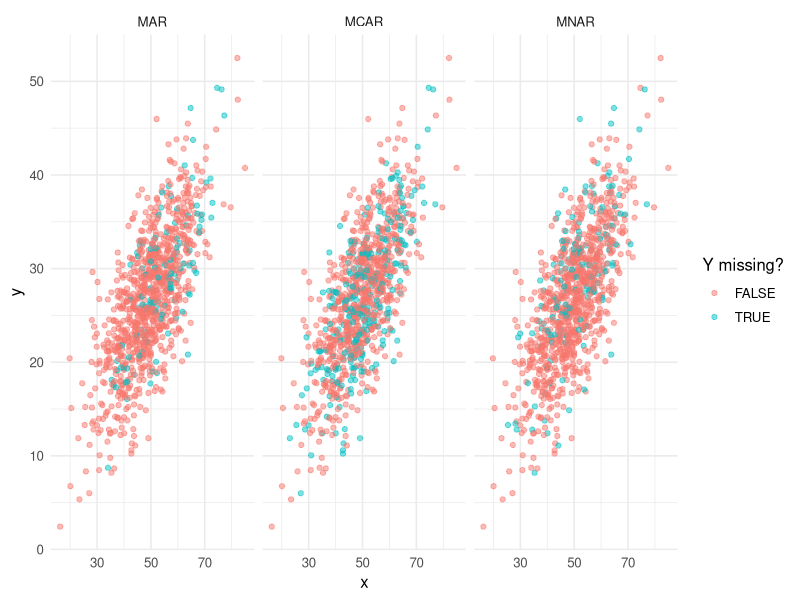

Write the R code that produced this figure.
# ============================================================
# Biostatistics Courses
# Course 3 — Week 2, Session 1: MCAR, MAR, MNAR
# ============================================================

# --- 0. Setup --------------------------------------------------
library(tidyverse)
set.seed(42)
theme_set(theme_minimal(base_size = 12))

# --- 1. Hypothesis / Goal --------------------------------------
# Show that complete-case analysis is unbiased under MCAR and biased
# under MAR and MNAR.

# --- 2. Data ---------------------------------------------------
n  <- 1000
df <- tibble(
  x = rnorm(n, 50, 10),
  y = 2 + 0.5 * x + rnorm(n, 0, 5)
)

mcar <- df |> mutate(y_obs = if_else(runif(n) < 0.30, NA_real_, y), mech = "MCAR")
mar  <- df |> mutate(p = plogis(-2 + 0.05 * (x - 50)),
                     y_obs = if_else(runif(n) < p, NA_real_, y), mech = "MAR")
mnar <- df |> mutate(p = plogis(-2 + 0.05 * (y - mean(y))),
                     y_obs = if_else(runif(n) < p, NA_real_, y), mech = "MNAR")

all <- bind_rows(
  mcar |> select(mech, x, y, y_obs),
  mar  |> select(mech, x, y, y_obs),
  mnar |> select(mech, x, y, y_obs)
)

# --- 3. Visualise ----------------------------------------------
p <- all |>
  mutate(missing = is.na(y_obs)) |>
  ggplot(aes(x, y, colour = missing)) +
  geom_point(alpha = 0.5) +
  facet_wrap(~ mech) +
  labs(colour = "Y missing?")
print(p)

# --- 4. Assumptions --------------------------------------------
# This unadjusted marginal mean is unbiased under MCAR; validity under
# other mechanisms depends on the estimand and analysis model.

# --- 5. Conduct / Fit ------------------------------------------
results <- all |>
  group_by(mech) |>
  summarise(
    truth = mean(y),
    cc    = mean(y_obs, na.rm = TRUE),
    bias  = cc - truth,
    pct_missing = mean(is.na(y_obs)) * 100
  )
print(results)

# --- 6. Report -------------------------------------------------
cat("Bias by mechanism (MCAR, MAR, MNAR):\n")
print(results[c("mech", "bias")])
